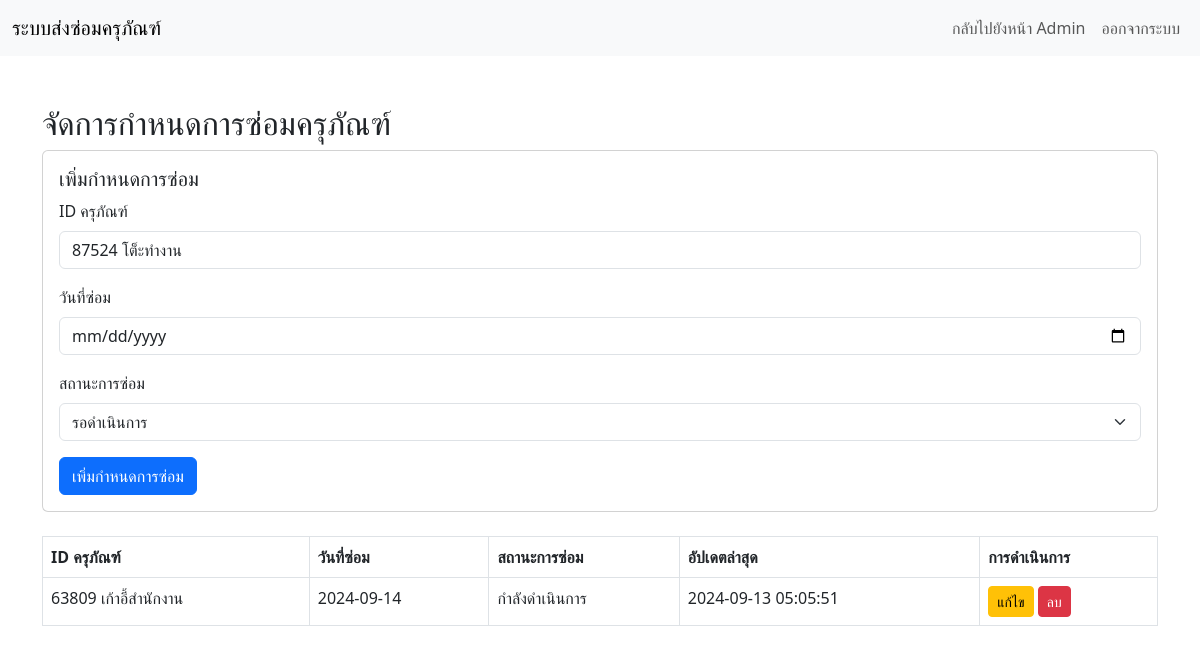
Page /manage_repair_schedule.php (signed in) on the committed database.
### tables this page shows
CREATE TABLE `repair_schedule` (
  `id` int(11) NOT NULL,
  `equipment_id` int(11) NOT NULL,
  `repair_date` date NOT NULL,
  `status_rs` int(5) NOT NULL,
  `updated_at` timestamp NOT NULL DEFAULT current_timestamp() ON UPDATE current_timestamp()
);

CREATE TABLE `equipment` (
  `id` int(11) NOT NULL,
  `name` varchar(100) NOT NULL,
  `description` text DEFAULT NULL,
  `purchase_date` date DEFAULT NULL,
  `status` int(5) NOT NULL,
  `created_at` timestamp NOT NULL DEFAULT current_timestamp(),
  `image` longtext NOT NULL,
  `bib` varchar(255) NOT NULL
);

CREATE TABLE `status_repair_schedule` (
  `id_rs` int(11) NOT NULL,
  `name_rs` varchar(100) NOT NULL
);

### manage_repair_schedule.php (the view, shortened to what this page needs)
<?php
require_once 'connect.php';
$sql_rh = "SELECT * FROM repair_schedule a
              INNER JOIN status_repair_schedule b ON a.status_rs = b.id_rs
              INNER JOIN equipment c ON a.equipment_id = c.id";
$result_data = mysqli_query($conn, $sql_rh);
?>
<!DOCTYPE html>
<html lang="th">
<head>
    <link href="https://cdn.jsdelivr.net/npm/bootstrap@5.3.0-alpha1/dist/css/bootstrap.min.css" rel="stylesheet">
</head>
<body>
    <nav class="navbar navbar-expand-lg navbar-light bg-light">
        <div class="container-fluid">
            <a class="navbar-brand" href="admin.php">ระบบส่งซ่อมครุภัณฑ์</a>
            <div class="collapse navbar-collapse" id="navbarNav">
                <ul class="navbar-nav ms-auto">
                    <li class="nav-item">
                        <a class="nav-link" href="admin.php">กลับไปยังหน้า Admin</a>
                    </li>
                    <li class="nav-item">
                        <a class="nav-link" href="logout.php">ออกจากระบบ</a>
                    </li>
                </ul>
            </div>
        </div>
    </nav>
    <div class="container mt-5">
        <h2>จัดการกำหนดการซ่อมครุภัณฑ์</h2>
        <div class="card mb-4">
            <div class="card-body">
                <h5 class="card-title">เพิ่มกำหนดการซ่อม</h5>
                <form action="insert_repair_schedule.php" method="POST">
                    <div class="mb-3">
                        <label for="equipment_id" class="form-label">ID ครุภัณฑ์</label>
                        <select class="form-control" id="equipment_id" name="equipment_id" required>
                            <?php
                            $sql = "SELECT * FROM equipment ";
                            $result = mysqli_query($conn, $sql);
                            while ($row = mysqli_fetch_assoc($result)) { ?>
                                <option value="<?php echo htmlspecialchars($row['id']); ?>">
                                    <?php echo htmlspecialchars($row['bib'] . " " . $row['name']); ?>
                                </option>
                            <?php } ?>
                        </select>
                    </div>
                    <div class="mb-3">
                        <label for="repair_date" class="form-label">วันที่ซ่อม</label>
                        <input type="date" class="form-control" id="repair_date" name="repair_date" required>
                    </div>
                    <div class="mb-3">
                        <label for="status" class="form-label">สถานะการซ่อม</label>
                        <select class="form-select" id="status" name="status" required>
                            <option value="1">รอดำเนินการ</option>
                        </select>
                    </div>
                    <button type="submit" name="add" class="btn btn-primary">เพิ่มกำหนดการซ่อม</button>
                </form>
            </div>
        </div>
        <table class="table table-bordered">
            <thead>
                <tr>
                    <th>ID ครุภัณฑ์</th>
                    <th>วันที่ซ่อม</th>
                    <th>สถานะการซ่อม</th>
                    <th>อัปเดตล่าสุด</th>
                    <th>การดำเนินการ</th>
                </tr>
            </thead>
            <tbody>
                <?php while ($data = $result_data->fetch_assoc()) { ?>
                    <tr>
                        <td><?php echo $data['bib'] ." ". $data['name']; ?></td>
                        <td><?php echo htmlspecialchars($data['repair_date']); ?></td>
                        <td><?php echo htmlspecialchars($data['name_rs']); ?></td>
                        <td><?php echo htmlspecialchars($data['updated_at']); ?></td>
                        <td>
                            <a href="edit_repair_schedule.php?id=<?php echo $data['id']; ?>" class="btn btn-warning btn-sm">แก้ไข</a>
                            <a href="manage_repair_schedule.php?delete=<?php echo htmlspecialchars($data['id']); ?>" class="btn btn-danger btn-sm" onclick="return confirm('คุณแน่ใจหรือว่าต้องการลบกำหนดการนี้?');">ลบ</a>
                        </td>
                    </tr>
                <?php } ?>
            </tbody>
        </table>
    </div>
</body>
</html>

### rows in the picture
repair_schedule: equipment.bib "63809", equipment.name "เก้าอี้สำนักงาน", repair_date "2024-09-14", status_repair_schedule.name_rs "กำลังดำเนินการ", updated_at "2024-09-13 05:05:51"

### other values in the picture
form field equipment_id "87524 โต็ะทำงาน"
